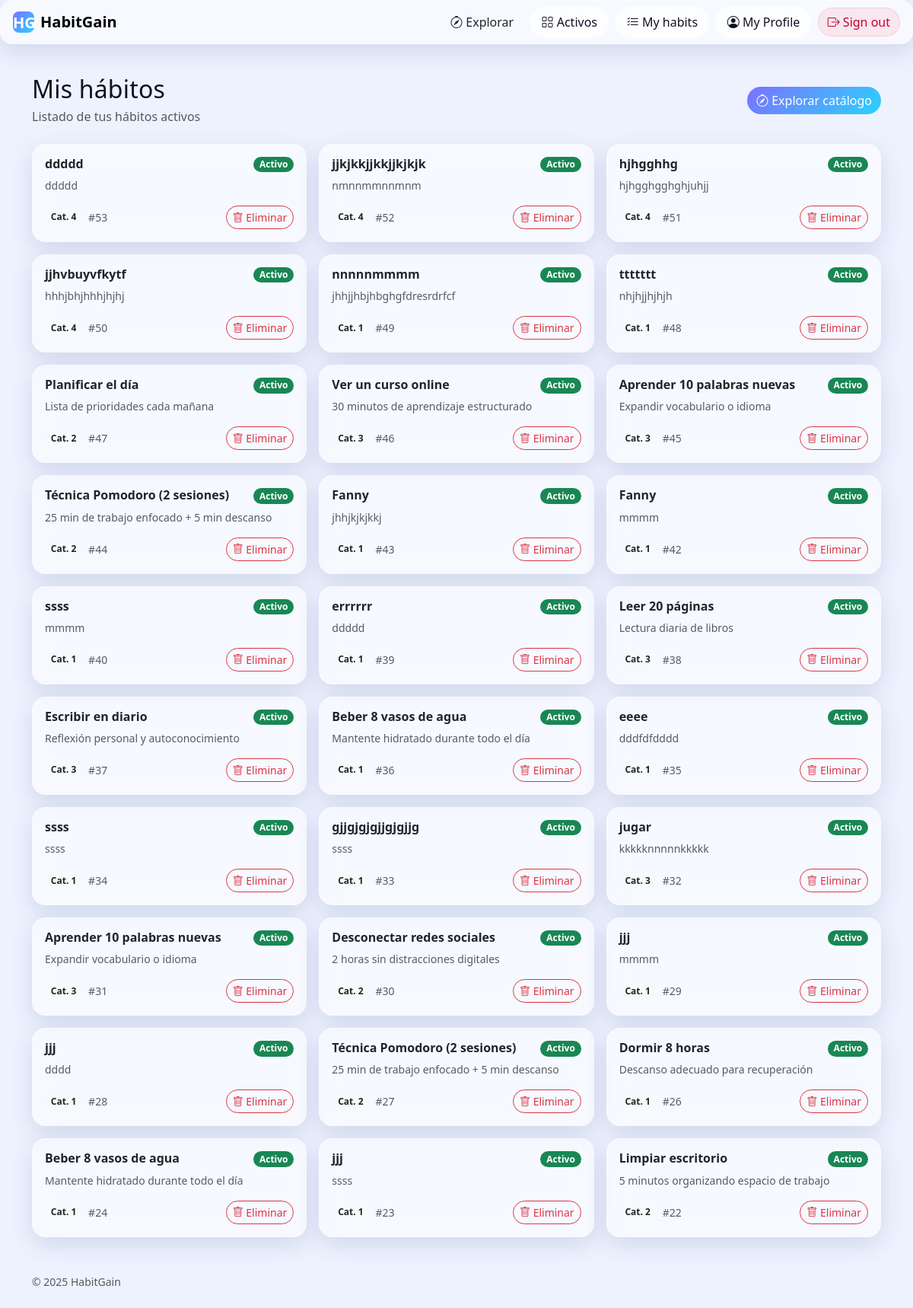
The page /explore/my-habits (signed in) on the database its author committed.
### tables this page shows
CREATE TABLE habits (
                id INTEGER PRIMARY KEY AUTOINCREMENT,
                name TEXT NOT NULL,
                frequency TEXT NOT NULL,
                short_desc TEXT NOT NULL,
                long_desc  TEXT NOT NULL,
                why_works  TEXT NOT NULL,
                category_id INTEGER NOT NULL,
                icon TEXT NOT NULL,
                created_at TIMESTAMP DEFAULT CURRENT_TIMESTAMP, owner_email TEXT, active INTEGER NOT NULL DEFAULT 1, habit_base_id INTEGER, frequency_detail TEXT,
                FOREIGN KEY (category_id) REFERENCES categories(id)
            );

### habitgain/explore/__init__.py (the view)
@explore_bp.route("/my-habits")
def my_habits():
    if not _require_login():
        return redirect(url_for("auth.login"))
    email = session["user"]["email"]
    habits = Habit.list_by_owner(email)
    try:
        return render_template("my_habits.html", habits=habits)
    except TemplateNotFound:
        categories = Category.all()
        return render_template("home.html", categories=categories, habits=habits, suggested_habits=[])

### habitgain/explore/__init__.py (called while the page is built)
def _require_login():
    return "user" in session

### habitgain/models.py (called while the page is built)
    def get_connection(self) -> sqlite3.Connection:
        conn = sqlite3.connect(self.db_name, timeout=20.0,
                               check_same_thread=False)
        conn.row_factory = sqlite3.Row
        conn.execute("PRAGMA journal_mode=WAL")
        conn.execute("PRAGMA busy_timeout=20000")
        return conn

    @staticmethod
    def list_by_owner(email: str) -> List[Dict[str, Any]]:
        db = Database()
        conn = db.get_connection()
        cur = conn.cursor()
        cur.execute(
            """
            SELECT id, owner_email, name, active, short_desc, category_id, frequency, habit_base_id
            FROM habits
            WHERE owner_email=?
            ORDER BY id DESC
            """,
            (email,),
        )
        rows = cur.fetchall()
        conn.close()
        return [dict(r) for r in rows]

### habitgain/explore/templates/my_habits.html (shortened to what this page needs)
{% extends "base.html" %}
{% block content %}
<div class="d-flex justify-content-between align-items-center mb-4">
    <div>
        <h2 class="mb-1">Mis hábitos</h2>
        <p class="text-muted mb-0">Listado de tus hábitos activos</p>
    </div>
    <a class="btn btn-primary rounded-pill" href="{{ url_for('explore.home') }}">
        <i class="bi bi-compass"></i> Explorar catálogo
    </a>
</div>
{% if habits and habits|length > 0 %}
<div class="row g-3">
    {% for h in habits %}
    <div class="col-12 col-md-6 col-lg-4">
        <div class="card glass h-100 shadow-hover">
            <div class="card-body d-flex flex-column">
                <div class="d-flex justify-content-between align-items-start">
                    <h6 class="card-title mb-2 fw-semibold">
                        {{ h.name }}
                    </h6>
                    <span class="badge rounded-pill {{ 'bg-success' if h.active else 'bg-secondary' }}">
                        {{ 'Activo' if h.active else 'Inactivo' }}
                    </span>
                </div>
                {% if h.short_desc %}
                <p class="text-muted small mb-3">{{ h.short_desc }}</p>
                {% else %}
                <p class="text-muted small mb-3">Sin descripción</p>
                {% endif %}
                <div class="mt-auto d-flex justify-content-between align-items-center">
                    <div class="d-flex align-items-center gap-2">
                        {% if h.category_id %}
                        <span class="badge bg-light text-dark rounded-pill small">Cat. {{ h.category_id }}</span>
                        {% endif %}
                        <span class="text-muted small">#{{ h.id }}</span>
                    </div>
                    <form method="post" action="{{ url_for('explore.remove_habit', habit_id=h.id) }}">
                        <button class="btn btn-outline-danger btn-sm rounded-pill" title="Eliminar hábito"
                            onclick="return confirm('¿Eliminar este hábito?');">
                            <i class="bi bi-trash"></i> Eliminar
                        </button>
                    </form>
                </div>
            </div>
        </div>
    </div>
    {% endfor %}
</div>
{% endif %}
{% endblock %}

### habitgain/templates/base.html (shortened to what this page needs)
<!doctype html>
<html lang="es">
<head>
    <link href="https://cdn.jsdelivr.net/npm/bootstrap@5.3.3/dist/css/bootstrap.min.css" rel="stylesheet">
    <link href="https://cdn.jsdelivr.net/npm/bootstrap-icons@1.11.3/font/bootstrap-icons.css" rel="stylesheet">
    <link rel="stylesheet" href="{{ url_for('static', filename='css/styles.css') }}">
</head>
<body>
    <div class="bg-blur"></div>
    <div class="bg-gradient"></div>
    <nav class="navbar navbar-expand-lg glass sticky-top px-3 py-2">
        <a class="navbar-brand fw-bold d-flex align-items-center gap-2" href="{{ url_for('core.home') }}">
            <span class="brand-badge">HG</span> HabitGain
        </a>
        <div class="collapse navbar-collapse" id="navMain">
            <ul class="navbar-nav ms-auto align-items-center gap-2">
                {% set _path = request.path %}
                <li class="nav-item">
                    <a class="btn {{ 'btn-primary-soft' if _path.startswith('/explore') else 'btn-ghost' }}" href="{{ url_for('explore.home') }}">
                        <i class="bi bi-compass"></i> Explorar
                    </a>
                </li>
                <li class="nav-item">
                    <a class="btn {{ 'btn-primary-soft' if _path.startswith('/progress') else 'btn-ghost' }}" href="{{ panel_url }}">
                        <i class="bi bi-grid"></i> Activos
                    </a>
                </li>
                <li class="nav-item">
                    <a class="btn btn-ghost" href="{{ url_for('explore.my_habits') }}">
                        <i class="bi bi-list-check"></i> My habits
                    </a>
                </li>
                <li class="nav-item">
                    <a class="btn btn-ghost" href="{{ url_for('profile.edit') }}">
                        <i class="bi bi-person-circle"></i> My Profile
                    </a>
                </li>
                {% if 'user' not in session %}
                <li class="nav-item">
                    <a class="btn btn-ghost" href="{{ url_for('auth.register') }}">
                        <i class="bi bi-person-plus"></i> Register
                    </a>
                </li>
                <li class="nav-item">
                    {% if has_auth %}
                    <a class="btn btn-danger-soft" href="{{ url_for('auth.login') }}">
                        <i class="bi bi-box-arrow-in-right"></i> Sign in
                    </a>
                    {% else %}
                    <span class="btn btn-danger-soft disabled">
                        <i class="bi bi-box-arrow-in-right"></i> Sign in
                    </span>
                    {% endif %}
                </li>
                {% else %}
                <li class="nav-item">
                    {% if has_auth %}
                    <a class="btn btn-danger-soft" href="{{ url_for('auth.logout') }}">
                        <i class="bi bi-box-arrow-right"></i> Sign out
                    </a>
                    {% else %}
                    <span class="btn btn-danger-soft disabled">
                        <i class="bi bi-box-arrow-right"></i> Sign out
                    </span>
                    {% endif %}
                </li>
                {% endif %}
            </ul>
        </div>
    </nav>
    <div class="container pt-3">
    </div>
    <main class="container py-4">{% block content %}{% endblock %}</main>
    <footer class="container small text-muted py-4">
        <div class="d-flex justify-content-between">
            <span>© {{ 2025 }} HabitGain</span>
        </div>
    </footer>
</body>
</html>

### habitgain/static/css/styles.css (style rules this page uses)
:root { --bg: #eef2ff; --ink: #0f1222; --muted: #5b5e72; --primary: #6b5bff; --accent: #2bd2ff; --gradient-1: 217, 70, 239; --gradient-2: 79, 70, 229; --gradient-3: 45, 212, 191; --glass-bg: rgba(255, 255, 255, 0.55); --glass-brd: rgba(255, 255, 255, 0.35); --shadow: 0 10px 30px rgba(40, 70, 120, 0.15); }
html, body { background: var(--bg); color: var(--ink); min-height: 100%; }
.bg-gradient { position: fixed; inset: -20vmax auto auto -10vmax; width: 60vmax; height: 60vmax; background: radial-gradient(circle at 30% 30%, rgba(var(--gradient-1), 0.35) 0%, rgba(var(--gradient-2), 0.25) 35%, rgba(var(--gradient-3), 0.2) 65%, transparent 70%); filter: blur(40px); z-index: -2; }
.bg-blur { position: fixed; inset: 0; background: linear-gradient(180deg, rgba(255, 255, 255, 0.6), rgba(255, 255, 255, 0.8)); z-index: -3; }
.glass { backdrop-filter: blur(14px) saturate(140%); -webkit-backdrop-filter: blur(14px) saturate(140%); background: var(--glass-bg); border: 1px solid var(--glass-brd); border-radius: 16px; box-shadow: var(--shadow); }
.card.glass { border-radius: 18px; }
.btn-ghost { border: 1px solid transparent; color: var(--ink); background: rgba(255, 255, 255, 0.6); backdrop-filter: blur(10px); border-radius: 999px; padding: .45rem .9rem; }
.btn-primary { background: linear-gradient(135deg, #7c71ff, #2bd2ff); border: none; }
.btn-danger-soft { background: rgba(255, 71, 87, .1); color: #c4002e; border: 1px solid rgba(255, 71, 87, .15); border-radius: 999px; }
.brand-badge { display: inline-grid; place-items: center; width: 28px; height: 28px; border-radius: 8px; color: #fff; font-weight: 700; background: linear-gradient(135deg, #7c71ff, #2bd2ff); }
h1, h2, h3 { letter-spacing: .2px }
.shadow-hover { transition: transform .15s ease, box-shadow .15s ease; }

### rows shown on the page
habits: name "ddddd", active "Activo", short_desc "ddddd", category_id "4", id "53"
habits: name "jjkjkkjjkkjjkjkjk", active "Activo", short_desc "nmnnmmnnmnm", category_id "4", id "52"
habits: name "hjhgghhg", active "Activo", short_desc "hjhgghgghghjuhjj", category_id "4", id "51"
habits: name "jjhvbuyvfkytf", active "Activo", short_desc "hhhjbhjhhhjhjhj", category_id "4", id "50"
habits: name "nnnnnmmmm", active "Activo", short_desc "jhhjjhbjhbghgfdresrdrfcf", category_id "1", id "49"
habits: name "ttttttt", active "Activo", short_desc "nhjhjjhjhjh", category_id "1", id "48"
habits: name "Planificar el día", active "Activo", short_desc "Lista de prioridades cada mañana", category_id "2", id "47"
habits: name "Ver un curso online", active "Activo", short_desc "30 minutos de aprendizaje estructurado", category_id "3", id "46"
habits: name "Aprender 10 palabras nuevas", active "Activo", short_desc "Expandir vocabulario o idioma", category_id "3", id "45"
habits: name "Técnica Pomodoro (2 sesiones)", active "Activo", short_desc "25 min de trabajo enfocado + 5 min descanso", category_id "2", id "44"
habits: name "Fanny", active "Activo", short_desc "jhhjkjkjkkj", category_id "1", id "43"
habits: name "Fanny", active "Activo", short_desc "mmmm", category_id "1", id "42"
habits: name "ssss", active "Activo", short_desc "mmmm", category_id "1", id "40"
habits: name "errrrrr", active "Activo", short_desc "ddddd", category_id "1", id "39"
habits: name "Leer 20 páginas", active "Activo", short_desc "Lectura diaria de libros", category_id "3", id "38"
habits: name "Escribir en diario", active "Activo", short_desc "Reflexión personal y autoconocimiento", category_id "3", id "37"
habits: name "Beber 8 vasos de agua", active "Activo", short_desc "Mantente hidratado durante todo el día", category_id "1", id "36"
habits: name "eeee", active "Activo", short_desc "dddfdfdddd", category_id "1", id "35"
habits: name "ssss", active "Activo", short_desc "ssss", category_id "1", id "34"
habits: name "gjjgjgjgjjgjgjjg", active "Activo", short_desc "ssss", category_id "1", id "33"
habits: name "jugar", active "Activo", short_desc "kkkkknnnnnkkkkk", category_id "3", id "32"
habits: name "Aprender 10 palabras nuevas", active "Activo", short_desc "Expandir vocabulario o idioma", category_id "3", id "31"
habits: name "Desconectar redes sociales", active "Activo", short_desc "2 horas sin distracciones digitales", category_id "2", id "30"
habits: name "jjj", active "Activo", short_desc "mmmm", category_id "1", id "29"
habits: name "jjj", active "Activo", short_desc "dddd", category_id "1", id "28"
habits: name "Técnica Pomodoro (2 sesiones)", active "Activo", short_desc "25 min de trabajo enfocado + 5 min descanso", category_id "2", id "27"
habits: name "Dormir 8 horas", active "Activo", short_desc "Descanso adecuado para recuperación", category_id "1", id "26"
habits: name "Beber 8 vasos de agua", active "Activo", short_desc "Mantente hidratado durante todo el día", category_id "1", id "24"
habits: name "jjj", active "Activo", short_desc "ssss", category_id "1", id "23"
habits: name "Limpiar escritorio", active "Activo", short_desc "5 minutos organizando espacio de trabajo", category_id "2", id "22"

### other values the page prints
{{ 2025 }} "2025"
